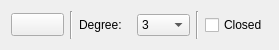
<?xml version="1.0" encoding="UTF-8"?>
<ui version="4.0">
 <class>SplineControlPoints</class>
 <widget class="QWidget" name="SplineControlPoints">
  <property name="geometry">
   <rect>
    <x>0</x>
    <y>0</y>
    <width>279</width>
    <height>50</height>
   </rect>
  </property>
  <layout class="QHBoxLayout">
   <item>
    <widget class="QToolButton" name="Undo">
     <property name="sizePolicy">
      <sizepolicy hsizetype="Preferred" vsizetype="Fixed">
       <horstretch>0</horstretch>
       <verstretch>0</verstretch>
      </sizepolicy>
     </property>
     <property name="toolTip">
      <string>Undo Last Control Point</string>
     </property>
     <property name="text">
      <string/>
     </property>
     <property name="icon">
      <iconset>
       <normaloff>Undo.svg</normaloff>Undo.svg</iconset>
     </property>
     <property name="Shortcut">
      <string>,U</string>
     </property>
    </widget>
   </item>
   <item>
    <widget class="Line" name="line">
     <property name="orientation">
      <enum>Qt::Vertical</enum>
     </property>
    </widget>
   </item>
   <item>
    <widget class="QLabel" name="label">
     <property name="text">
      <string>Degree:</string>
     </property>
     <property name="buddy">
      <cstring>Degree</cstring>
     </property>
    </widget>
   </item>
   <item>
    <widget class="QComboBox" name="Degree">
     <property name="toolTip">
      <string>Choose Spline Degree</string>
     </property>
     <property name="currentIndex">
      <number>2</number>
     </property>
     <property name="sizeAdjustPolicy">
      <enum>QComboBox::AdjustToContents</enum>
     </property>
     <item>
      <property name="text">
       <string notr="true">1</string>
      </property>
     </item>
     <item>
      <property name="text">
       <string notr="true">2</string>
      </property>
     </item>
     <item>
      <property name="text">
       <string notr="true">3</string>
      </property>
     </item>
     <item>
      <property name="text">
       <string notr="true">4</string>
      </property>
     </item>
     <item>
      <property name="text">
       <string notr="true">5</string>
      </property>
     </item>
     <item>
      <property name="text">
       <string notr="true">6</string>
      </property>
     </item>
     <item>
      <property name="text">
       <string notr="true">7</string>
      </property>
     </item>
     <item>
      <property name="text">
       <string notr="true">8</string>
      </property>
     </item>
     <item>
      <property name="text">
       <string notr="true">9</string>
      </property>
     </item>
     <item>
      <property name="text">
       <string notr="true">10</string>
      </property>
     </item>
    </widget>
   </item>
   <item>
    <widget class="Line" name="line_2">
     <property name="orientation">
      <enum>Qt::Vertical</enum>
     </property>
    </widget>
   </item>
   <item>
    <widget class="QCheckBox" name="Closed">
     <property name="toolTip">
      <string>Tick for Closed Spline</string>
     </property>
     <property name="text">
      <string>Closed</string>
     </property>
     <property name="Shortcut">
      <string>,C</string>
     </property>
    </widget>
   </item>
  </layout>
 </widget>
 <resources/>
 <connections/>
</ui>
